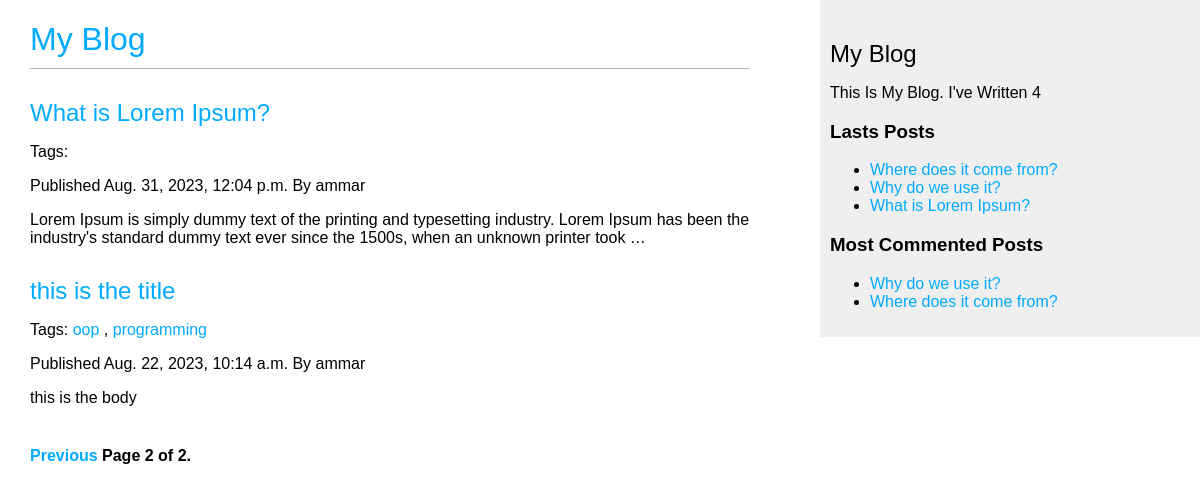
/blog/?page=2, run on an earlier commit of the app's database.
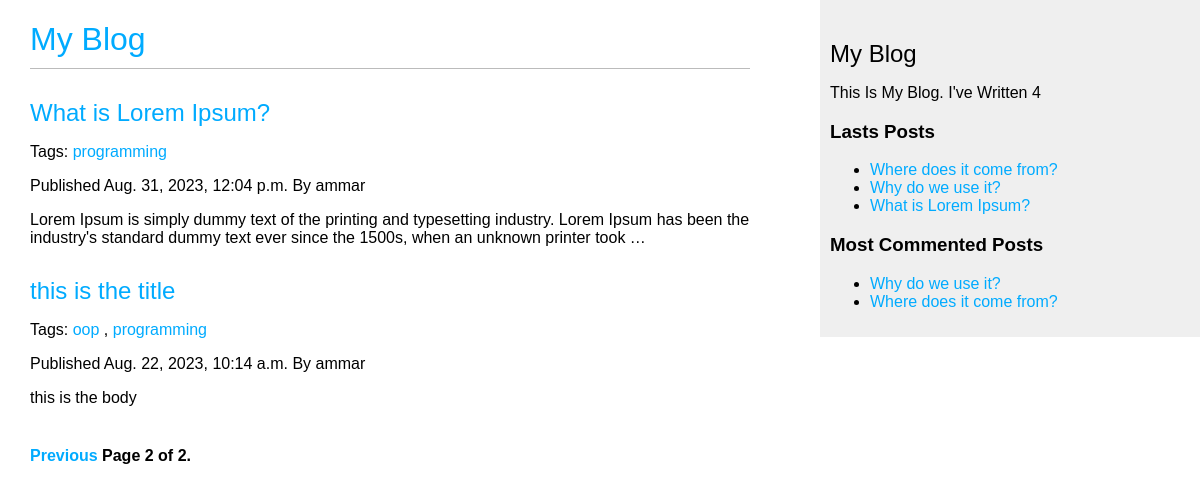
And on a later commit of the database.
### blog/models.py (models this page shows, shortened)
class Post(models.Model):
    class Status(models.TextChoices):
        DRAFT = 'DR' , 'Draft'
        PUBLISHED = 'PB' , 'Published'
    title = models.CharField(max_length=250)
    slug = models.SlugField(max_length=250,unique_for_date='publish')
    body = models.TextField()
    publish = models.DateTimeField(default=timezone.now)
    created = models.DateTimeField(auto_now_add=True)
    updated = models.DateTimeField(auto_now=True)
    status = models.CharField(max_length=2,choices=Status.choices,default=Status.DRAFT)
    author = models.ForeignKey(User,on_delete=models.CASCADE,related_name='blog_posts')
    tags = TaggableManager()
    class Meta:
        ordering = ['-publish']
        indexes = [
            models.Index(fields=['-publish']),
        ]
    def get_absolute_url(self):
        return reverse("blog:post_detail", args=[
            self.publish.year,
            self.publish.month,
            self.publish.day,
            self.slug,
        ])

### blog/views.py (the view)
# urls.py: path('',views.post_list,name='post_list'),
def post_list(request,tag_slug=None):
    post_list = Post.objects.all()
    tag = None
    if tag_slug:
        tag = get_object_or_404(Tag,slug=tag_slug)
        post_list = post_list.filter(tags__in=[tag])
    paginator =  Paginator(post_list,2)
    page_number = request.GET.get('page',1)
    try:
     posts = paginator.page(page_number)
    except PageNotAnInteger:
       posts = paginator.page(1)
    except EmptyPage:
       posts = paginator.page(paginator.num_pages)
    return render(request,'blog/post/list.html',{'posts':posts,'tag':tag})

### blog/templatetags/blog_tags.py (called while the page is built)
@register.simple_tag
def total_posts():
    return Post.objects.count()

@register.inclusion_tag('blog/post/lastes_posts.html')
def show_lastes_posts(count=5):
    lastes_posts = Post.objects.order_by('-publish')[:count]
    return {'lastes_posts':lastes_posts}

@register.simple_tag
def get_most_commented_posts(count=5):
    return Post.objects.annotate(total_comments=Count('comments')).order_by('-total_comments')[:count]

@register.filter(name='markdown')
def markdown_format(text):
    return mark_safe(markdown.markdown(text))

### blog/templates/blog/post/list.html (shortened to what this page needs)
{% extends 'blog/base.html' %}
{% load blog_tags %}
{% block content %}
    <h1><a href="{% url 'blog:post_list' %}">My Blog</a></h1>
    {% for post in posts %}
       <h2><a href="{{post.get_absolute_url}}">{{post.title}}</a></h2>
       <p class='tags'>
        Tags:
        {% for tag in post.tags.all %}
           <a href="{% url 'blog:post_list_by_tag' tag.slug %}">{{tag.name}}</a>
           {% if not forloop.last %},{% endif %}
        {% endfor %}
       </p>
       <p>Published {{post.publish}} By {{post.author}}</p>
       {{post.body|markdown|truncatewords_html:30}}
    {% endfor %}
    {% include 'pagination.html' with page=posts %}
{% endblock %}

### blog/templates/blog/base.html (shortened to what this page needs)
{% load static %}
{% load blog_tags %}
<!DOCTYPE html>
<html lang="en">
<head>
    <link rel="stylesheet" href="{% static 'css/blog.css' %}">
</head>
<body>
    <div id="content">
        {% block content %}{% endblock %}
    </div>
    <div id="sidebar">
        <h2>My Blog</h2>
        <p>
            This Is My Blog.
            I've Written {% total_posts %}
        </p>
        <h3>Lasts Posts</h3>
         {% show_lastes_posts 3 %}
         {% get_most_commented_posts 2 as most_commented_posts %}
         <h3>Most Commented Posts</h3>
         <ul>
            {% for post in most_commented_posts %}
              <li>
                <a href="{{post.get_absolute_url}}">{{post.title}}</a>
              </li>
            {% endfor %}
         </ul>
    </div>
</body>
</html>

### blog/templates/blog/post/lastes_posts.html
<ul>
    {% for post in lastes_posts %}
        <li><a href="{{post.get_absolute_url}}">{{post.title}}</a></li>
    {% endfor %}
</ul>

What changed in the data, as far as the page shows it:
changed Post "What is Lorem Ipsum?": gains Tag (name "programming")
